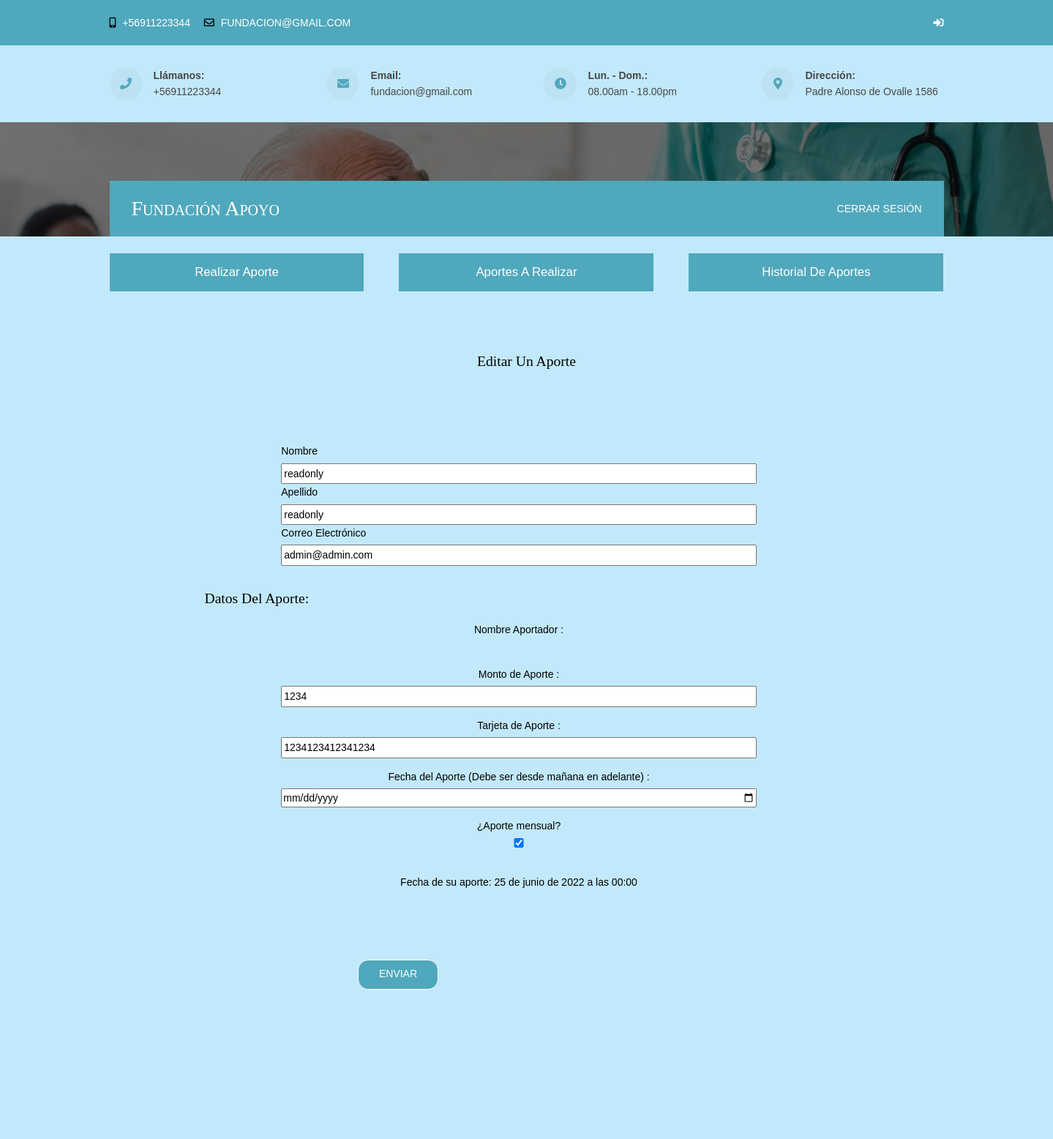
Screenshot of /editarAportes/1/1 with the database file from the repository.
### core/models.py (models this page shows, shortened)
class Aporte(models.Model):
    idAporte = models.IntegerField(primary_key=True, verbose_name="Id Aporte")
    idAportador = models.ForeignKey(User, on_delete=models.DO_NOTHING, verbose_name="Nombre Aportador :")
    montoAporte = models.IntegerField(null=False, blank=False, verbose_name="Monto de Aporte :")
    tarjetaAporte = models.CharField(max_length=16, blank=False, null=False, verbose_name="Tarjeta de Aporte :")
    fechaAporte = models.DateTimeField(null=False, blank=False, verbose_name="Fecha del Aporte (Debe ser desde mañana en adelante) :")
    frecuenciaAporte = models.BooleanField(null=False, blank=False, verbose_name="¿Aporte mensual?")

### core/views.py (the view, shortened to what this page needs)
# urls.py: path('editarAportes/<id>/<idAporte>',editarAportes,name="editarAportes"),
def editarAportes(request, id, idAporte):
    object = User.objects.get(id = id)
    aporteobj = Aporte.objects.get(idAporte = idAporte)
    data = {"aportador" : object, "form": AporteForm, "id":id, "idAporte":idAporte, "aporte":aporteobj}
    data["form"] = AporteForm(instance=aporteobj)
    return render(request, "core/editarAportes.html", data)

### core/forms.py
class AporteForm(ModelForm):
    class Meta:
        model = Aporte
        fields = ['idAportador','montoAporte','tarjetaAporte','fechaAporte','frecuenciaAporte']

### core/templates/core/editarAportes.html (shortened to what this page needs)
{% extends 'core/baseAn.html' %}
{% load static %}
{% block content %}
	<div class="container-fluid" style="background-color:#c2e9fb;">
			<div style="text-align: center;">
				<h1>Editar un aporte</h1>
			</div>
			<div class="container">
				<div class="row col-lg-12">
					<div class="" id="grupo__nombre" class="offset-3">
						<label for="nombre" class="formulario__label col-lg-12 offset-3">Nombre</label>
						<div class="">
							<input type="text" class="formulario__input2 col-lg-6 offset-3" name="nombre" id="nombre"
								value={{aportador.first_name}} readonly>
						</div>
					</div>
					<div class="" id="grupo__apellido" class="offset-3">
						<label for="apellido" class="formulario__label2 col-lg-12 offset-3">Apellido</label>
						<div class="formulario__grupo2-input">
							<input type="text" class="formulario__input2 col-lg-6 offset-3" name="apellido" id="apellido"
								value={{aportador.last_name}} readonly>
						</div>
					</div>
				<div>
				<div class="formulario__grupoc col-lg-12 offset-3" id="grupo__correo">
					<label for="correo" class="formulario__label">Correo Electrónico</label>
					<div class="formulario__grupoc-input">
						<input type="email" class="col-lg-6 formulario__input" name="correo" id="correo"
							placeholder="correo@correo.com" value="{{aportador.email}}" readonly>
					</div>
				</div>
			</div>
			<br>
			<br><br><br>
			<h2 class="offset-2">Datos del aporte:</h2>
			{% if form%}
				<form method="POST" action="" enctype="multipart/form-data" id="formulario">
					<div class="form-group" style="text-align:center;">
						{% csrf_token %}{{form.as_p}}
						<br>
						<div>
							<p>Fecha de su aporte: {{aporte.fechaAporte}}</p>
						</div>
						<div class="container">
							<div class="row">
									<button type="submit" class="btn button-main col-lg-1 offset-4">Enviar</button>
								</div>
						</div>
						<br>
						<br>
					</div>
				</form>
			{% endif%}
	</div>
{% endblock content %}

### core/static/core/css/layout.css (style rules this page uses)
.container { padding:80px 0; }
.btn { border-radius:14px; }
*, *::before, *::after { transition:all .3s ease-in-out; }
body { color:#000000; background-color:#FFFFFF; }
.btn, .btn.inverse:hover { color:#FFFFFF; background-color:#50a8bc; border-color:#50a8bc; }

### core/static/core/css/framework.css (style rules this page uses)
html { overflow-y:scroll; overflow-x:hidden; }
html, body { margin:0; padding:0; font-size:14px; line-height:1.6em; }
*, *::before, *::after { box-sizing:border-box; }
.btn, button.btn { display:inline-block; padding:8px 25px 10px; text-transform:uppercase; font-size:1rem; font-weight:400; border:1px solid; }
button.btn { cursor:pointer; }
body, input, textarea, select { font-family:Verdana, Geneva, sans-serif; }
h1, h2, h3, h4, h5, h6, .heading { font-family:Georgia, "Times New Roman", Times, serif; }
form, fieldset, legend { margin:0; padding:0; border:none; }
label, input, textarea, select, button { display:block; resize:none; outline:none; color:inherit; font-size:inherit; font-family:inherit; vertical-align:middle; }
label { margin-bottom:5px; }
:required, :invalid { outline:none; box-shadow:none; }
::placeholder { opacity:1; }
h1, h2, h3, h4, h5, h6, .heading { margin:0 0 20px 0; font-size:1.4rem; line-height:normal; font-weight:normal; text-transform:capitalize; }

### rows the page displays
Aporte: montoAporte "1234", tarjetaAporte "1234123412341234", frecuenciaAporte "☑", fechaAporte "25 de junio de 2022 a las 00:00"
